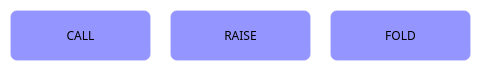
   <widget class="QFrame" name="frame_game_btns">
    <property name="geometry">
     <rect>
      <x>470</x>
      <y>670</y>
      <width>481</width>
      <height>71</height>
     </rect>
    </property>
    <property name="styleSheet">
     <string notr="true">background-color: rgba(255,255,255,30);
border: 1px solid rgba(255,255,255,40);
border-style: solid;
font-family: ljk_OCRA;
border-radius: 7px;</string>
    </property>
    <property name="frameShape">
     <enum>QFrame::StyledPanel</enum>
    </property>
    <property name="frameShadow">
     <enum>QFrame::Raised</enum>
    </property>
    <widget class="QPushButton" name="btn_call">
     <property name="geometry">
      <rect>
       <x>10</x>
       <y>10</y>
       <width>141</width>
       <height>51</height>
      </rect>
     </property>
     <property name="styleSheet">
      <string notr="true">background-color: rgb(149, 149, 255);
border-radius: 7px;</string>
     </property>
     <property name="text">
      <string>CALL</string>
     </property>
     <property name="icon">
      <iconset>
       <normaloff>:/newPrefix/icons/cil-arrow-top.png</normaloff>:/newPrefix/icons/cil-arrow-top.png</iconset>
     </property>
    </widget>
    <widget class="QPushButton" name="btn_fold">
     <property name="geometry">
      <rect>
       <x>330</x>
       <y>10</y>
       <width>141</width>
       <height>51</height>
      </rect>
     </property>
     <property name="styleSheet">
      <string notr="true">background-color: rgb(149, 149, 255);
border-radius: 7px;</string>
     </property>
     <property name="text">
      <string>FOLD</string>
     </property>
     <property name="icon">
      <iconset>
       <normaloff>:/newPrefix/icons/icon_close.png</normaloff>:/newPrefix/icons/icon_close.png</iconset>
     </property>
    </widget>
    <widget class="QPushButton" name="btn_raise">
     <property name="geometry">
      <rect>
       <x>170</x>
       <y>10</y>
       <width>141</width>
       <height>51</height>
      </rect>
     </property>
     <property name="styleSheet">
      <string notr="true">background-color: rgb(149, 149, 255);
border-radius: 7px;</string>
     </property>
     <property name="text">
      <string>RAISE</string>
     </property>
     <property name="icon">
      <iconset>
       <normaloff>:/newPrefix/icons/cil-chevron-double-up.png</normaloff>:/newPrefix/icons/cil-chevron-double-up.png</iconset>
     </property>
    </widget>
    <zorder>btn_fold</zorder>
    <zorder>btn_call</zorder>
    <zorder>btn_raise</zorder>
   </widget>
